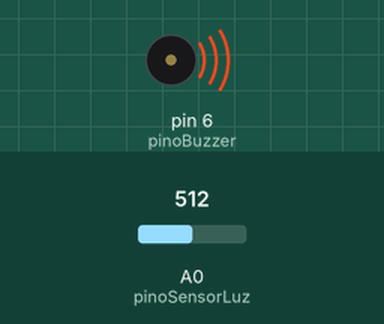
This sketch was run on a simulated Arduino Uno, built with avr-gcc and run on an emulated ATmega328P. On the bench: buzzer (waves = sounding, pin HIGH). The inputs (shaded band) are chosen by the test bench; at power-on: A0 (pinoSensorLuz) = 512.

Above: at 1.2 s.
1.3 s: A0 (pinoSensorLuz) set to 942
2.8 s: A0 (pinoSensorLuz) set to 961
At 3.4 s:
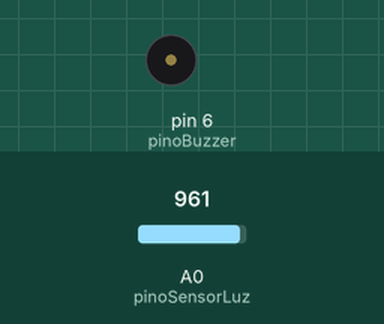
4.3 s: A0 (pinoSensorLuz) set to 940
At 5.5 s:
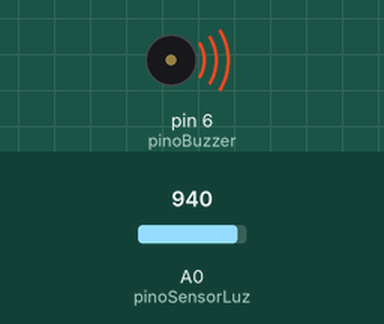
5.8 s: A0 (pinoSensorLuz) set to 960
At 7.0 s:
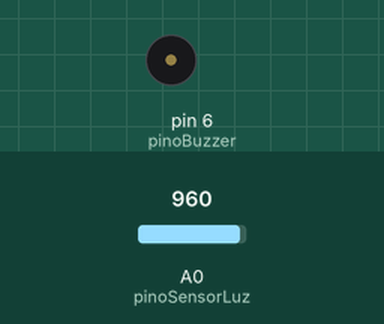
Timing chart, 0 to 8.3 s (numbered marks = the images above; inputs shaded):
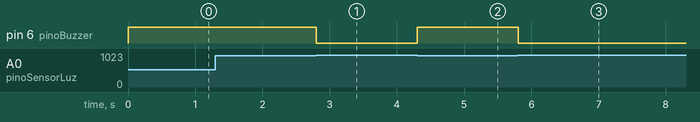

The sketch:

fabricioLaser.ino
```cpp
int pinoSensorLuz = A0;
int pinoBuzzer = 6;
int valorLuz = 0;

void setup(){
    // configura pino do buzzer como saída
    pinMode(pinoBuzzer,OUTPUT);
}

void loop(){
  valorLuz = analogRead(pinoSensorLuz);
  if(valorLuz<950){
    digitalWrite(6, HIGH);
  }
  else {
    digitalWrite(6, LOW);
  }
  delay(10);
}
```

Measured:
- the behaviour switches between 949 and 950 on A0 (pinoSensorLuz) (found by bisection; images 0 and 1)
- after the input at 1.3 s, every drawn part: stays the same
- after the input at 2.8 s, pin 6 (pinoBuzzer): HIGH → LOW at once
- after the input at 4.3 s, pin 6 (pinoBuzzer): LOW → HIGH at once
- after the input at 5.8 s, pin 6 (pinoBuzzer): HIGH → LOW at once
